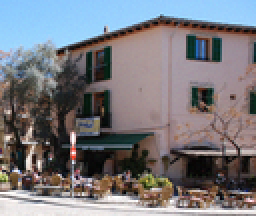
%> input picture images/debug/townNoisy_sigma5.png, 128 x 108 px, shrunk from 368 x 311 before the run (shown 2 times larger); the run also reads 1 picture not shown here
$ octave advancedSection.m   (GNU Octave 9; MATLAB toolbox functions it lacks are replaced by stand-ins)
%> lines starting %> are read from the running program, lines starting %| are printed output that depends on the picture; long printed decimals are rounded
### nonLocalMeans.m
function [result] = nonLocalMeans(imageNoisy, sigma, h, patchSize, searchWindowSize)

result = imageNoisy;

for m = (1 + patchSize + searchWindowSize) : (patchSize * 2 + 1) : (size(imageNoisy, 1) - searchWindowSize - patchSize)
    for n = (1 + patchSize + searchWindowSize) : (patchSize * 2 + 1) : (size(imageNoisy, 2) - searchWindowSize - patchSize)
        %reset the sum of weights as 0 for every iteration
        sumOfWeights = 0;
        %initialize the array that will store all the patches
        patchSum = zeros([patchSize * 2 + 1, patchSize * 2 + 1]);
        %quick check with naive for debugging since integral runs a little slow
        %get the values of the offsets using template matching
        %[offsetsRows, offsetsCols, distances] = templateMatchingNaive(imageNoisy, m, n, patchSize, searchWindowSize);
        %probably not the most efficient implementation of template matching since it takes ages
        [offsetsRows, offsetsCols, distances] = templateMatchingIntegralImage(imageNoisy, m, n, patchSize, searchWindowSize);

        for p = 1 : size(offsetsRows)

            %update the row and col with the specific offset
            row = m + offsetsRows(p);
            col = n + offsetsCols(p);

            %I use the weighting formula to calculate individual weights
            weight = computeWeighting(distances(p), h, sigma);
            %then I sum them up and calculate the total weight
            sumOfWeights = sumOfWeights + weight;
            %calculate the patch and aggregate all the patches to form the final image
            patchSum = patchSum + weight * imageNoisy(row - patchSize : row + patchSize, col - patchSize : col + patchSize);

        end
        %update the result and divide by the weights sum
        result(m - patchSize: m + patchSize, n - patchSize: n + patchSize) = patchSum / sumOfWeights;
    end
end
end

### advancedSection.m
%% Some parameters to set - make sure that your code works at image borders!
patchSize = 8;
h = 1.0; %decay parameter
searchWindowSize = 10;

%TODO - Read an image (note that we provide you with smaller ones for
%debug in the subfolder 'debug' int the 'image' folder);
%Also unless you are feeling adventurous, stick with non-colour
%images for now.
%NOTE: for each image, please also read its CORRESPONDING 'clean' or
%reference image. We will need this later to do some analysis
%NOTE2: the noise level is different for each image (it is 20, 10, and 5 as
%indicated in the image file names)

%REPLACE THIS
imageNoisy = im2double(imread('images/debug/townNoisy_sigma5.png'));
imageReference = im2double(imread('images/debug/townReference.png'));
%I set sigma as the standard deviation of a matrix element
sigma = std2(imageNoisy); % standard deviation (different for each image!)
%> sigma = 0.264

tic;
%TODO - Implement the non-local means function
%filtered = nonLocalMeans(imageNoisy, sigma, h, patchSize, searchWindowSize);
%I run NLM on each separate channel, then I concatenate the three to obtain
%a filtered RGB image
redChannel = nonLocalMeans(imageNoisy(:,:,1), sigma, h, patchSize, searchWindowSize);
%> after the loop in nonLocalMeans, `for m = (1 + patchSize + searchWindowSize) : (patchSize * 2 + 1) : (si..`:
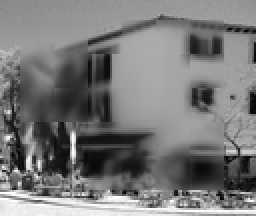
%> result: size 108x128 double (shown 2 times larger); min 0, max 1, mean 0.473
greenChannel = nonLocalMeans(imageNoisy(:,:,2), sigma, h, patchSize, searchWindowSize);
%> call 2 of nonLocalMeans, with sigma = 0.264, h = 1, patchSize = 8, searchWindowSize = 10
%> after the loop in nonLocalMeans (call 2), `for m = (1 + patchSize + searchWindowSize) : (patchSize * 2 + 1) : (si..`:
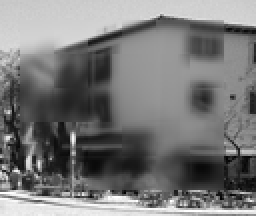
%> result: size 108x128 double (shown 2 times larger); min 0, max 1, mean 0.471
blueChannel = nonLocalMeans(imageNoisy(:,:,3), sigma, h, patchSize, searchWindowSize);
%> call 3 of nonLocalMeans, with sigma = 0.264, h = 1, patchSize = 8, searchWindowSize = 10
%> in nonLocalMeans (call 3), `result = imageNoisy;`:
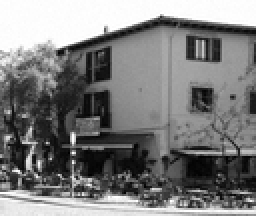
%> result: size 108x128 double (shown 2 times larger); min 0, max 1, mean 0.489
%> after the loop in nonLocalMeans (call 3), `for m = (1 + patchSize + searchWindowSize) : (patchSize * 2 + 1) : (si..`:
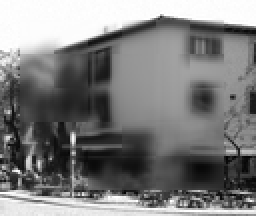
%> result: size 108x128 double (shown 2 times larger); min 0.00392, max 1, mean 0.491
filtered = cat(3, redChannel, greenChannel, blueChannel) ;
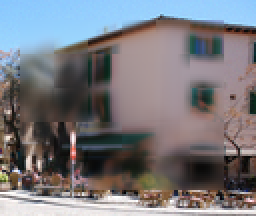
%> filtered: size 108x128x3 double (shown 2 times larger); mean R, G, B 0.473, 0.471, 0.491
toc

%% Let's show your results!

diff_image = abs(imageReference - filtered);
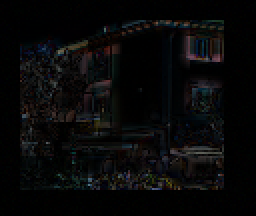
%> diff_image: size 108x128x3 double (shown 2 times larger); mean R, G, B 0.0346, 0.0343, 0.0356

%Show filtered and difference images
subplot(1,2,1), imshow(filtered), title('NL-Means Denoised Image');
subplot(1,2,2), imshow(diff_image ./ max(max((diff_image)))), title('Difference Image');
%> after `imshow(diff_image ./ max(max((diff_image))))`:
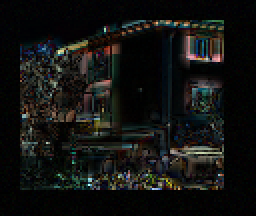
%> displayed picture: size 108x128x3, on the screen's scale of 0 to 255 (shown 2 times larger); mean R, G, B 18.8, 19.3, 17.6

%Print some statistics ((Peak) Signal-To-Noise Ratio)
disp('For Noisy Input');
[peakSNR, SNR] = psnr(imageNoisy, imageReference);
%> peakSNR = 43.8; SNR = 38.53
disp(['SNR: ', num2str(SNR, 10), '; PSNR: ', num2str(peakSNR, 10)]);
%| SNR: 38.533; PSNR: 43.802

disp('For Denoised Result');
[peakSNR, SNR] = psnr(filtered, imageReference);
%> peakSNR = 23.96; SNR = 18.69
disp(['SNR: ', num2str(SNR, 10), '; PSNR: ', num2str(peakSNR, 10)]);
%| SNR: 18.691; PSNR: 23.960

%Feel free (if you like only :)) to use some other metrics (Root
%Mean-Square Error (RMSE), Structural Similarity Index (SSI) etc.)
